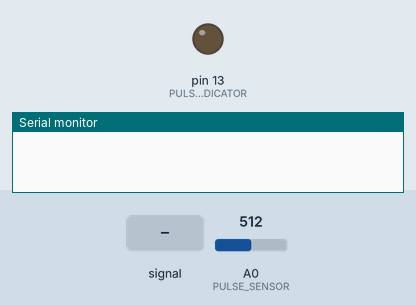
The sketch below on a simulated Arduino Uno, built with avr-gcc and run on an emulated ATmega328P. Parts: output pins drawn as LEDs (lit = HIGH), the last lines printed to the serial monitor. Inputs (shaded band) come from the test bench; at power-on: A0 (PULSE_SENSOR) = 512.

Above: at 1.2 s.
1.3 s: A0 (PULSE_SENSOR) fed a 200 Hz sine of ±255 counts around its level
At 3.6 s:
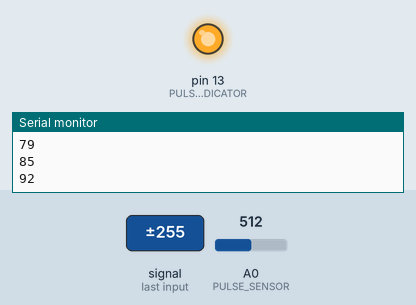
Timing chart, 0 to 10.1 s (numbered marks = the images above; inputs shaded):
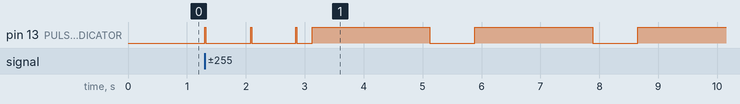

The sketch:

PulseSensor.ino
```cpp
/*
 * NOTE: The following is just the Summary section for documentation purpose
 * and may be updated accordingly to the code modification.
 *
 * * Mapping Summary: *
 * Activity   | Code (from App)   | Indicator Pin
 * Wellbeing  |     0             |     5
 * TimeMgt    |     1             |     6
 * Budget     |     2             |     7
 *
 * NOTE:  The colors attachment to the LEDs pins is flexible.
 * E.g GREEN lED can be attached to pin 5 to represent Wellbeing or PURPLE LED to pin 6 to mean TimeMgt
 *
 * Other Pins
 * Device           | Pin
 * Pulse Sensor     | 0
 * Pulse Indicator  | 13
 */
/** End of Summary!**/

/** The main code starts below!**/

// Pins definitions
// Activities Indicators
#define WELLBEING_LED 5
#define TIME_MGT_LED 6
#define BUDGET_LED 7
// Pulse Sensor purple wire connected to analog pin 0
#define PULSE_SENSOR 0
// Pulsating LED Indicator
#define PULSE_INDICATOR 13

// Incoming serial data
int activityCode = 0;
enum class Activity { Wellbeing, TimeMgt, Budget };
Activity state = Activity::Wellbeing;

// Normal BPM after which alarm is raised
const int NORMAL_BPM = 90;    // Set normal BPM
boolean LED_PULSATING = true;   // Should LED resonate with heartbeats or simulate deep breaths
const int DEEP_BREATH_RATE = 8;    // Number of deep breaths per minutes

// Volatile Variables, used in the interrupt service routine!
volatile int BPM;                   // int that holds raw Analog in 0. updated every 2mS
volatile int Signal;                // holds the incoming raw data
volatile int IBI = 600;             // int that holds the time interval between beats! Must be seeded!
volatile boolean Pulse = false;     // "True" when User's live heartbeat is detected. "False" when not a "live beat".
volatile boolean QS = false;        // becomes true when Arduoino finds a beat.

unsigned long timer; // the timer

void setup(){
  pinMode(PULSE_INDICATOR, OUTPUT);         // pin that will blink to your heartbeat!
  Serial.begin(115200);             // we agree to talk fast!
  interruptSetup();                 // sets up to read Pulse Sensor signal every 2mS
   // IF YOU ARE POWERING The Pulse Sensor AT VOLTAGE LESS THAN THE BOARD VOLTAGE,
   // UN-COMMENT THE NEXT LINE AND APPLY THAT VOLTAGE TO THE A-REF PIN
  //   analogReference(EXTERNAL);

  timer = millis();   // Start the timer
}


//  Where the Magic Happens
void loop(){

  // If Activity input from serial
  if(Serial.available()){
    // Process incoming data
    decodeInput();

    // Activate activity state
    activateState();
  }


  if(LED_PULSATING){
    // Pulsate at the pace of BPM
    pulsate(Pulse);
  }
  else{
    // Take deep breath
    deepBreath(DEEP_BREATH_RATE);
  }

  if (QS){
    // A Heartbeat Was Found, BPM and IBI have been Determined
    // Quantified Self "QS" true when arduino finds a heartbeat
    // TODO: action here...

    // Send BPM to Serial
    Serial.println(BPM);

    // If BPM is below threshold, LED pulsates with heartbeats
    if(BPM < NORMAL_BPM){
      LED_PULSATING = true;
    }
    // Otherwise, stop resonating with heartbeats, instead take deep breaths
    else{
      LED_PULSATING = false;
    }

    // Reset the Quantified Self flag for next time
    QS = false;
  }

  delay(20);  //  delay
}

void pulsate(boolean pulse){
  if(pulse){
      digitalWrite(PULSE_INDICATOR, HIGH);
    }
    else{
      digitalWrite(PULSE_INDICATOR, LOW);
    }
}

void deepBreath(int rate){
  // Pulsate at 8 breaths per minute (8 breaths per 60 secs)
  // 60/8 = 7.5 sec per breath
  int interval = (60 * 100) / rate;

  if((millis() - timer) > interval){
    digitalWrite(PULSE_INDICATOR, HIGH);
    delay(2000);  // ON (Breath) for 2 secs, then OFF
    digitalWrite(PULSE_INDICATOR, LOW);

    // Reset timer
    timer = millis();
  }
}

void activateState(){
  // First turn OFF all LEDs
  digitalWrite(WELLBEING_LED, LOW);
  digitalWrite(TIME_MGT_LED, LOW);
  digitalWrite(BUDGET_LED, LOW);

  switch(state){
    case Activity::Wellbeing:
      digitalWrite(WELLBEING_LED, HIGH);
      break;
    case Activity::TimeMgt:
      digitalWrite(TIME_MGT_LED, HIGH);
      break;
    case Activity::Budget:
      digitalWrite(BUDGET_LED, HIGH);
      break;
    default:
      break;
  }
}

void decodeInput(){
  // Read the activity code
    activityCode = Serial.read();

    // Decode the input
    switch(activityCode){
        case '0':
          state = Activity::Wellbeing;
          break;
        case '1':
          state = Activity::TimeMgt;
          break;
        case '2':
          state = Activity::Budget;
          break;
        default:
          Serial.println("Invalid activity code!");
          break;
    }
}
```

Interrupt.ino
```cpp
volatile int rate[10];                    // array to hold last ten IBI values
volatile unsigned long sampleCounter = 0;          // used to determine pulse timing
volatile unsigned long lastBeatTime = 0;           // used to find IBI
volatile int P =512;                      // used to find peak in pulse wave, seeded
volatile int T = 512;                     // used to find trough in pulse wave, seeded
volatile int thresh = 530;                // used to find instant moment of heart beat, seeded
volatile int amp = 0;                   // used to hold amplitude of pulse waveform, seeded
volatile boolean firstBeat = true;        // used to seed rate array so we startup with reasonable BPM
volatile boolean secondBeat = false;      // used to seed rate array so we startup with reasonable BPM


void interruptSetup(){  // CHECK OUT THE Timer_Interrupt_Notes TAB FOR MORE ON INTERRUPTS
  // Initializes Timer2 to throw an interrupt every 2mS.
  TCCR2A = 0x02;     // DISABLE PWM ON DIGITAL PINS 3 AND 11, AND GO INTO CTC MODE
  TCCR2B = 0x06;     // DON'T FORCE COMPARE, 256 PRESCALER
  OCR2A = 0X7C;      // SET THE TOP OF THE COUNT TO 124 FOR 500Hz SAMPLE RATE
  TIMSK2 = 0x02;     // ENABLE INTERRUPT ON MATCH BETWEEN TIMER2 AND OCR2A
  sei();             // MAKE SURE GLOBAL INTERRUPTS ARE ENABLED
}


// THIS IS THE TIMER 2 INTERRUPT SERVICE ROUTINE.
// Timer 2 makes sure that we take a reading every 2 miliseconds
ISR(TIMER2_COMPA_vect){                         // triggered when Timer2 counts to 124
  cli();                                      // disable interrupts while we do this
  Signal = analogRead(PULSE_SENSOR);              // read the Pulse Sensor
  sampleCounter += 2;                         // keep track of the time in mS with this variable
  int N = sampleCounter - lastBeatTime;       // monitor the time since the last beat to avoid noise

    //  find the peak and trough of the pulse wave
  if(Signal < thresh && N > (IBI/5)*3){       // avoid dichrotic noise by waiting 3/5 of last IBI
    if (Signal < T){                        // T is the trough
      T = Signal;                         // keep track of lowest point in pulse wave
    }
  }

  if(Signal > thresh && Signal > P){          // thresh condition helps avoid noise
    P = Signal;                             // P is the peak
  }                                        // keep track of highest point in pulse wave

  //  NOW IT'S TIME TO LOOK FOR THE HEART BEAT
  // signal surges up in value every time there is a pulse
  if (N > 250){                                   // avoid high frequency noise
    if ( (Signal > thresh) && (Pulse == false) && (N > (IBI/5)*3) ){
      Pulse = true;                               // set the Pulse flag when we think there is a pulse
      IBI = sampleCounter - lastBeatTime;         // measure time between beats in mS
      lastBeatTime = sampleCounter;               // keep track of time for next pulse

      if(secondBeat){                        // if this is the second beat, if secondBeat == TRUE
        secondBeat = false;                  // clear secondBeat flag
        for(int i=0; i<=9; i++){             // seed the running total to get a realisitic BPM at startup
          rate[i] = IBI;
        }
      }

      if(firstBeat){                         // if it's the first time we found a beat, if firstBeat == TRUE
        firstBeat = false;                   // clear firstBeat flag
        secondBeat = true;                   // set the second beat flag
        sei();                               // enable interrupts again
        return;                              // IBI value is unreliable so discard it
      }


      // keep a running total of the last 10 IBI values
      word runningTotal = 0;                  // clear the runningTotal variable

      for(int i=0; i<=8; i++){                // shift data in the rate array
        rate[i] = rate[i+1];                  // and drop the oldest IBI value
        runningTotal += rate[i];              // add up the 9 oldest IBI values
      }

      rate[9] = IBI;                          // add the latest IBI to the rate array
      runningTotal += rate[9];                // add the latest IBI to runningTotal
      runningTotal /= 10;                     // average the last 10 IBI values
      BPM = 60000/runningTotal;               // how many beats can fit into a minute? that's BPM!
      QS = true;                              // set Quantified Self flag
      // QS FLAG IS NOT CLEARED INSIDE THIS ISR
    }
  }

  if (Signal < thresh && Pulse == true){   // when the values are going down, the beat is over
    Pulse = false;                         // reset the Pulse flag so we can do it again
    amp = P - T;                           // get amplitude of the pulse wave
    thresh = amp/2 + T;                    // set thresh at 50% of the amplitude
    P = thresh;                            // reset these for next time
    T = thresh;
  }

  if (N > 2500){                           // if 2.5 seconds go by without a beat
    thresh = 530;                          // set thresh default
    P = 512;                               // set P default
    T = 512;                               // set T default
    lastBeatTime = sampleCounter;          // bring the lastBeatTime up to date
    firstBeat = true;                      // set these to avoid noise
    secondBeat = false;                    // when we get the heartbeat back
  }

  sei();                                   // enable interrupts when youre done!
}// end isr
```
